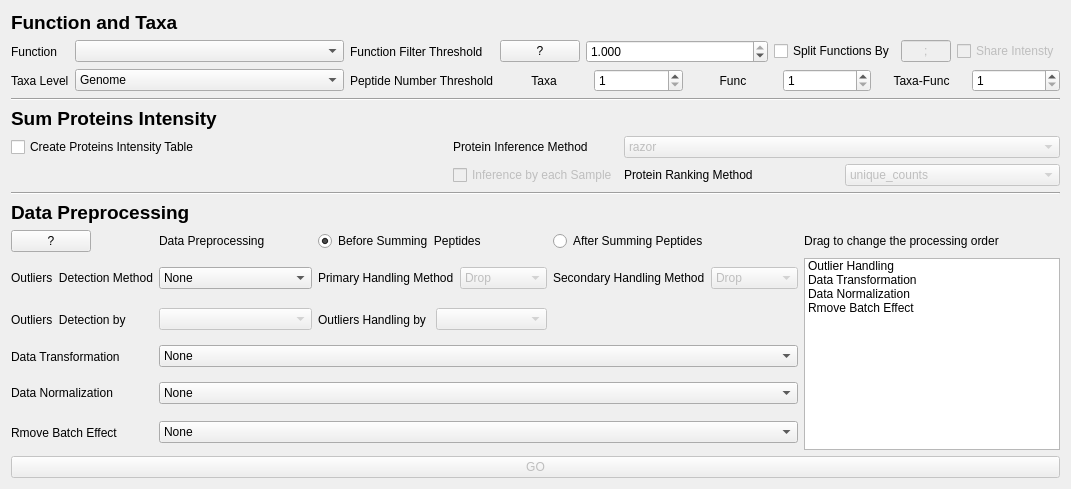
          <widget class="QWidget" name="tab_set_taxa_func">
           <attribute name="title">
            <string>Set TaxaFunc</string>
           </attribute>
           <layout class="QGridLayout" name="gridLayout_25">
            <item row="3" column="0">
             <widget class="QLabel" name="label_134">
              <property name="sizePolicy">
               <sizepolicy hsizetype="Preferred" vsizetype="Maximum">
                <horstretch>0</horstretch>
                <verstretch>0</verstretch>
               </sizepolicy>
              </property>
              <property name="font">
               <font>
                <pointsize>14</pointsize>
                <weight>75</weight>
                <bold>true</bold>
               </font>
              </property>
              <property name="text">
               <string>Sum Proteins Intensity</string>
              </property>
             </widget>
            </item>
            <item row="2" column="0">
             <widget class="Line" name="line_4">
              <property name="orientation">
               <enum>Qt::Horizontal</enum>
              </property>
             </widget>
            </item>
            <item row="5" column="0">
             <widget class="Line" name="line_9">
              <property name="orientation">
               <enum>Qt::Horizontal</enum>
              </property>
             </widget>
            </item>
            <item row="10" column="0">
             <widget class="QPushButton" name="pushButton_set_multi_table">
              <property name="enabled">
               <bool>false</bool>
              </property>
              <property name="sizePolicy">
               <sizepolicy hsizetype="Preferred" vsizetype="Fixed">
                <horstretch>0</horstretch>
                <verstretch>0</verstretch>
               </sizepolicy>
              </property>
              <property name="text">
               <string>GO</string>
              </property>
             </widget>
            </item>
            <item row="0" column="0">
             <widget class="QLabel" name="label_105">
              <property name="sizePolicy">
               <sizepolicy hsizetype="Preferred" vsizetype="Fixed">
                <horstretch>0</horstretch>
                <verstretch>0</verstretch>
               </sizepolicy>
              </property>
              <property name="font">
               <font>
                <pointsize>14</pointsize>
                <weight>75</weight>
                <bold>true</bold>
               </font>
              </property>
              <property name="text">
               <string>Function and Taxa</string>
              </property>
             </widget>
            </item>
            <item row="6" column="0">
             <widget class="QLabel" name="label_39">
              <property name="sizePolicy">
               <sizepolicy hsizetype="Preferred" vsizetype="Fixed">
                <horstretch>0</horstretch>
                <verstretch>0</verstretch>
               </sizepolicy>
              </property>
              <property name="font">
               <font>
                <pointsize>14</pointsize>
                <weight>75</weight>
                <bold>true</bold>
               </font>
              </property>
              <property name="text">
               <string>Data Preprocessing</string>
              </property>
             </widget>
            </item>
            <item row="4" column="0">
             <layout class="QGridLayout" name="gridLayout_37">
              <item row="0" column="2">
               <widget class="QComboBox" name="comboBox_method_of_protein_inference">
                <property name="enabled">
                 <bool>false</bool>
                </property>
                <item>
                 <property name="text">
                  <string>razor</string>
                 </property>
                </item>
                <item>
                 <property name="text">
                  <string>anti-razor</string>
                 </property>
                </item>
                <item>
                 <property name="text">
                  <string>rank</string>
                 </property>
                </item>
               </widget>
              </item>
              <item row="1" column="1">
               <widget class="QCheckBox" name="checkBox_infrence_protein_by_sample">
                <property name="enabled">
                 <bool>false</bool>
                </property>
                <property name="text">
                 <string>Inference by each Sample</string>
                </property>
               </widget>
              </item>
              <item row="1" column="2">
               <layout class="QHBoxLayout" name="horizontalLayout_2">
                <item>
                 <widget class="QLabel" name="label_136">
                  <property name="text">
                   <string>Protein Ranking Method</string>
                  </property>
                 </widget>
                </item>
                <item>
                 <widget class="QComboBox" name="comboBox_protein_ranking_method">
                  <property name="enabled">
                   <bool>false</bool>
                  </property>
                  <item>
                   <property name="text">
                    <string>unique_counts</string>
                   </property>
                  </item>
                  <item>
                   <property name="text">
                    <string>all_counts</string>
                   </property>
                  </item>
                  <item>
                   <property name="text">
                    <string>unique_intensity</string>
                   </property>
                  </item>
                  <item>
                   <property name="text">
                    <string>shared_intensity</string>
                   </property>
                  </item>
                 </widget>
                </item>
               </layout>
              </item>
              <item row="0" column="0">
               <widget class="QCheckBox" name="checkBox_create_protein_table">
                <property name="sizePolicy">
                 <sizepolicy hsizetype="Preferred" vsizetype="Fixed">
                  <horstretch>0</horstretch>
                  <verstretch>0</verstretch>
                 </sizepolicy>
                </property>
                <property name="text">
                 <string>Create Proteins Intensity Table</string>
                </property>
               </widget>
              </item>
              <item row="0" column="1">
               <widget class="QLabel" name="label_135">
                <property name="sizePolicy">
                 <sizepolicy hsizetype="Fixed" vsizetype="Maximum">
                  <horstretch>0</horstretch>
                  <verstretch>0</verstretch>
                 </sizepolicy>
                </property>
                <property name="text">
                 <string>Protein Inference Method</string>
                </property>
               </widget>
              </item>
             </layout>
            </item>
            <item row="9" column="0">
             <layout class="QGridLayout" name="gridLayout_15">
              <item row="6" column="0">
               <widget class="QLabel" name="label_43">
                <property name="sizePolicy">
                 <sizepolicy hsizetype="Preferred" vsizetype="Preferred">
                  <horstretch>0</horstretch>
                  <verstretch>0</verstretch>
                 </sizepolicy>
                </property>
                <property name="text">
                 <string>Rmove Batch Effect</string>
                </property>
                <property name="alignment">
                 <set>Qt::AlignLeading|Qt::AlignLeft|Qt::AlignVCenter</set>
                </property>
               </widget>
              </item>
              <item row="5" column="0">
               <widget class="QLabel" name="label_41">
                <property name="sizePolicy">
                 <sizepolicy hsizetype="Preferred" vsizetype="Fixed">
                  <horstretch>0</horstretch>
                  <verstretch>0</verstretch>
                 </sizepolicy>
                </property>
                <property name="text">
                 <string>Data Normalization</string>
                </property>
               </widget>
              </item>
              <item row="4" column="0">
               <widget class="QLabel" name="label_40">
                <property name="text">
                 <string>Data Transformation</string>
                </property>
               </widget>
              </item>
              <item row="1" column="1">
               <widget class="QLabel" name="label_24">
                <property name="sizePolicy">
                 <sizepolicy hsizetype="Fixed" vsizetype="Preferred">
                  <horstretch>0</horstretch>
                  <verstretch>0</verstretch>
                 </sizepolicy>
                </property>
                <property name="text">
                 <string>Data Preprocessing</string>
                </property>
               </widget>
              </item>
              <item row="2" column="2">
               <layout class="QHBoxLayout" name="horizontalLayout_11">
                <item>
                 <widget class="QLabel" name="label_89">
                  <property name="sizePolicy">
                   <sizepolicy hsizetype="Fixed" vsizetype="Preferred">
                    <horstretch>0</horstretch>
                    <verstretch>0</verstretch>
                   </sizepolicy>
                  </property>
                  <property name="text">
                   <string>Primary Handling Method</string>
                  </property>
                 </widget>
                </item>
                <item>
                 <widget class="QComboBox" name="comboBox_outlier_handling_method1">
                  <property name="enabled">
                   <bool>false</bool>
                  </property>
                  <property name="sizePolicy">
                   <sizepolicy hsizetype="Fixed" vsizetype="Fixed">
                    <horstretch>0</horstretch>
                    <verstretch>0</verstretch>
                   </sizepolicy>
                  </property>
                  <item>
                   <property name="text">
                    <string>Drop</string>
                   </property>
                  </item>
                  <item>
                   <property name="text">
                    <string>Original</string>
                   </property>
                  </item>
                  <item>
                   <property name="text">
                    <string>mean</string>
                   </property>
                  </item>
                  <item>
                   <property name="text">
                    <string>median</string>
                   </property>
                  </item>
                  <item>
                   <property name="text">
                    <string>KNN</string>
                   </property>
                  </item>
                  <item>
                   <property name="text">
                    <string>regression</string>
                   </property>
                  </item>
                  <item>
                   <property name="text">
                    <string>multiple</string>
                   </property>
                  </item>
                 </widget>
                </item>
               </layout>
              </item>
              <item row="2" column="0">
               <widget class="QLabel" name="label_69">
                <property name="text">
                 <string>Outliers  Detection Method</string>
                </property>
               </widget>
              </item>
              <item row="2" column="1">
               <widget class="QComboBox" name="comboBox_outlier_detection">
                <item>
                 <property name="text">
                  <string>None</string>
                 </property>
                </item>
                <item>
                 <property name="text">
                  <string>Missing-Value</string>
                 </property>
                </item>
                <item>
                 <property name="text">
                  <string>IQR</string>
                 </property>
                </item>
                <item>
                 <property name="text">
                  <string>Half-Zero</string>
                 </property>
                </item>
                <item>
                 <property name="text">
                  <string>Zero-Dominant</string>
                 </property>
                </item>
                <item>
                 <property name="text">
                  <string>Z-Score</string>
                 </property>
                </item>
                <item>
                 <property name="text">
                  <string>Mahalanobis-Distance</string>
                 </property>
                </item>
                <item>
                 <property name="text">
                  <string>Zero-Inflated-Poisson</string>
                 </property>
                </item>
                <item>
                 <property name="text">
                  <string>Negative-Binomial</string>
                 </property>
                </item>
               </widget>
              </item>
              <item row="3" column="0">
               <widget class="QLabel" name="label_22">
                <property name="text">
                 <string>Outliers  Detection by</string>
                </property>
               </widget>
              </item>
              <item row="3" column="1">
               <widget class="QComboBox" name="comboBox_outlier_detection_group_or_sample">
                <property name="enabled">
                 <bool>false</bool>
                </property>
               </widget>
              </item>
              <item row="2" column="3">
               <layout class="QHBoxLayout" name="horizontalLayout_8">
                <item>
                 <widget class="QLabel" name="label_90">
                  <property name="sizePolicy">
                   <sizepolicy hsizetype="Fixed" vsizetype="Preferred">
                    <horstretch>0</horstretch>
                    <verstretch>0</verstretch>
                   </sizepolicy>
                  </property>
                  <property name="text">
                   <string>Secondary Handling Method</string>
                  </property>
                 </widget>
                </item>
                <item>
                 <widget class="QComboBox" name="comboBox_outlier_handling_method2">
                  <property name="enabled">
                   <bool>false</bool>
                  </property>
                  <property name="sizePolicy">
                   <sizepolicy hsizetype="Preferred" vsizetype="Fixed">
                    <horstretch>0</horstretch>
                    <verstretch>0</verstretch>
                   </sizepolicy>
                  </property>
                  <item>
                   <property name="text">
                    <string>Drop</string>
                   </property>
                  </item>
                  <item>
                   <property name="text">
                    <string>Original</string>
                   </property>
                  </item>
                  <item>
                   <property name="text">
                    <string>KNN</string>
                   </property>
                  </item>
                  <item>
                   <property name="text">
                    <string>multiple</string>
                   </property>
                  </item>
                  <item>
                   <property name="text">
                    <string>regression</string>
                   </property>
                  </item>
                 </widget>
                </item>
               </layout>
              </item>
              <item row="4" column="1" colspan="3">
               <widget class="QComboBox" name="comboBox_set_data_transformation">
                <property name="layoutDirection">
                 <enum>Qt::LeftToRight</enum>
                </property>
                <item>
                 <property name="text">
                  <string>None</string>
                 </property>
                </item>
                <item>
                 <property name="text">
                  <string>Log 2 transformation</string>
                 </property>
                </item>
                <item>
                 <property name="text">
                  <string>Log 10 transformation</string>
                 </property>
                </item>
                <item>
                 <property name="text">
                  <string>Square root transformation</string>
                 </property>
                </item>
                <item>
                 <property name="text">
                  <string>Cube root transformation</string>
                 </property>
                </item>
               </widget>
              </item>
              <item row="5" column="1" colspan="3">
               <widget class="QComboBox" name="comboBox_set_data_normalization">
                <property name="layoutDirection">
                 <enum>Qt::LeftToRight</enum>
                </property>
                <item>
                 <property name="text">
                  <string>None</string>
                 </property>
                </item>
                <item>
                 <property name="text">
                  <string>Standard Scaling (Z-Score)</string>
                 </property>
                </item>
                <item>
                 <property name="text">
                  <string>Min-Max Scaling</string>
                 </property>
                </item>
                <item>
                 <property name="text">
                  <string>Pareto Scaling</string>
                 </property>
                </item>
                <item>
                 <property name="text">
                  <string>Mean centering</string>
                 </property>
                </item>
                <item>
                 <property name="text">
                  <string>Normalization by sum</string>
                 </property>
                </item>
               </widget>
              </item>
              <item row="6" column="1" colspan="3">
               <widget class="QComboBox" name="comboBox_remove_batch_effect">
                <property name="sizePolicy">
                 <sizepolicy hsizetype="Preferred" vsizetype="Fixed">
                  <horstretch>0</horstretch>
                  <verstretch>0</verstretch>
                 </sizepolicy>
                </property>
                <item>
                 <property name="text">
                  <string>None</string>
                 </property>
                </item>
               </widget>
              </item>
              <item row="2" column="4" rowspan="5">
               <widget class="QListWidget" name="listWidget_data_processing_order">
                <property name="sizePolicy">
                 <sizepolicy hsizetype="Preferred" vsizetype="Fixed">
                  <horstretch>0</horstretch>
                  <verstretch>0</verstretch>
                 </sizepolicy>
                </property>
                <property name="minimumSize">
                 <size>
                  <width>0</width>
                  <height>0</height>
                 </size>
                </property>
                <property name="maximumSize">
                 <size>
                  <width>16777215</width>
                  <height>167796</height>
                 </size>
                </property>
                <property name="dragDropMode">
                 <enum>QAbstractItemView::InternalMove</enum>
                </property>
                <item>
                 <property name="text">
                  <string>Outlier Handling</string>
                 </property>
                </item>
                <item>
                 <property name="text">
                  <string>Data Transformation</string>
                 </property>
                </item>
                <item>
                 <property name="text">
                  <string>Data Normalization</string>
                 </property>
                </item>
                <item>
                 <property name="text">
                  <string>Rmove Batch Effect</string>
                 </property>
                </item>
               </widget>
              </item>
              <item row="1" column="0">
               <widget class="QPushButton" name="pushButton_preprocessing_help">
                <property name="sizePolicy">
                 <sizepolicy hsizetype="Fixed" vsizetype="Fixed">
                  <horstretch>0</horstretch>
                  <verstretch>0</verstretch>
                 </sizepolicy>
                </property>
                <property name="text">
                 <string>?</string>
                </property>
               </widget>
              </item>
              <item row="1" column="2">
               <widget class="QRadioButton" name="radioButton_data_preprocessing_before_sum">
                <property name="text">
                 <string>Before Summing  Peptides</string>
                </property>
                <property name="checked">
                 <bool>true</bool>
                </property>
               </widget>
              </item>
              <item row="1" column="3">
               <widget class="QRadioButton" name="radioButton_data_preprocessing_after_sum">
                <property name="text">
                 <string>After Summing Peptides</string>
                </property>
               </widget>
              </item>
              <item row="1" column="4">
               <widget class="QLabel" name="label_45">
                <property name="sizePolicy">
                 <sizepolicy hsizetype="Fixed" vsizetype="Fixed">
                  <horstretch>0</horstretch>
                  <verstretch>0</verstretch>
                 </sizepolicy>
                </property>
                <property name="layoutDirection">
                 <enum>Qt::LeftToRight</enum>
                </property>
                <property name="text">
                 <string>Drag to change the processing order</string>
                </property>
                <property name="alignment">
                 <set>Qt::AlignCenter</set>
                </property>
               </widget>
              </item>
              <item row="3" column="2">
               <layout class="QHBoxLayout" name="horizontalLayout_27">
                <item>
                 <widget class="QLabel" name="label_102">
                  <property name="text">
                   <string>Outliers Handling by</string>
                  </property>
                 </widget>
                </item>
                <item>
                 <widget class="QComboBox" name="comboBox_outlier_handling_group_or_sample">
                  <property name="enabled">
                   <bool>false</bool>
                  </property>
                 </widget>
                </item>
               </layout>
              </item>
             </layout>
            </item>
            <item row="1" column="0">
             <layout class="QGridLayout" name="gridLayout_17">
              <item row="1" column="2">
               <widget class="QLabel" name="label_128">
                <property name="text">
                 <string>Peptide Number Threshold</string>
                </property>
               </widget>
              </item>
              <item row="1" column="0">
               <widget class="QLabel" name="label_28">
                <property name="text">
                 <string>Taxa Level</string>
                </property>
               </widget>
              </item>
              <item row="0" column="0">
               <widget class="QLabel" name="label_27">
                <property name="sizePolicy">
                 <sizepolicy hsizetype="Fixed" vsizetype="Preferred">
                  <horstretch>0</horstretch>
                  <verstretch>0</verstretch>
                 </sizepolicy>
                </property>
                <property name="text">
                 <string>Function</string>
                </property>
               </widget>
              </item>
              <item row="0" column="3">
               <layout class="QHBoxLayout" name="horizontalLayout_95">
                <item>
                 <widget class="QPushButton" name="pushButton_func_threshold_help">
                  <property name="sizePolicy">
                   <sizepolicy hsizetype="Fixed" vsizetype="Fixed">
                    <horstretch>0</horstretch>
                    <verstretch>0</verstretch>
                   </sizepolicy>
                  </property>
                  <property name="text">
                   <string>?</string>
                  </property>
                 </widget>
                </item>
                <item>
                 <widget class="QDoubleSpinBox" name="doubleSpinBox_func_threshold">
                  <property name="sizePolicy">
                   <sizepolicy hsizetype="Preferred" vsizetype="Fixed">
                    <horstretch>0</horstretch>
                    <verstretch>0</verstretch>
                   </sizepolicy>
                  </property>
                  <property name="decimals">
                   <number>3</number>
                  </property>
                  <property name="maximum">
                   <double>1.000000000000000</double>
                  </property>
                  <property name="singleStep">
                   <double>0.050000000000000</double>
                  </property>
                  <property name="value">
                   <double>1.000000000000000</double>
                  </property>
                 </widget>
                </item>
               </layout>
              </item>
              <item row="1" column="1">
               <widget class="QComboBox" name="comboBox_taxa_level_to_stast">
                <property name="layoutDirection">
                 <enum>Qt::LeftToRight</enum>
                </property>
                <property name="currentText">
                 <string>Genome</string>
                </property>
                <item>
                 <property name="text">
                  <string>Genome</string>
                 </property>
                </item>
                <item>
                 <property name="text">
                  <string>Species</string>
                 </property>
                </item>
                <item>
                 <property name="text">
                  <string>Genus</string>
                 </property>
                </item>
                <item>
                 <property name="text">
                  <string>Family</string>
                 </property>
                </item>
                <item>
                 <property name="text">
                  <string>Order</string>
                 </property>
                </item>
                <item>
                 <property name="text">
                  <string>Class</string>
                 </property>
                </item>
                <item>
                 <property name="text">
                  <string>Phylum</string>
                 </property>
                </item>
                <item>
                 <property name="text">
                  <string>Domain</string>
                 </property>
                </item>
                <item>
                 <property name="text">
                  <string>Life</string>
                 </property>
                </item>
               </widget>
              </item>
              <item row="0" column="1">
               <widget class="QComboBox" name="comboBox_function_to_stast">
                <property name="sizePolicy">
                 <sizepolicy hsizetype="Preferred" vsizetype="Fixed">
                  <horstretch>0</horstretch>
                  <verstretch>0</verstretch>
                 </sizepolicy>
                </property>
                <property name="layoutDirection">
                 <enum>Qt::LeftToRight</enum>
                </property>
               </widget>
              </item>
              <item row="0" column="2">
               <widget class="QLabel" name="label_44">
                <property name="sizePolicy">
                 <sizepolicy hsizetype="Fixed" vsizetype="Preferred">
                  <horstretch>0</horstretch>
                  <verstretch>0</verstretch>
                 </sizepolicy>
                </property>
                <property name="text">
                 <string>Function Filter Threshold</string>
                </property>
               </widget>
              </item>
              <item row="1" column="3" colspan="2">
               <layout class="QHBoxLayout" name="horizontalLayout">
                <item>
                 <widget class="QLabel" name="label_127">
                  <property name="text">
                   <string>Taxa</string>
                  </property>
                  <property name="alignment">
                   <set>Qt::AlignCenter</set>
                  </property>
                 </widget>
                </item>
                <item>
                 <widget class="QSpinBox" name="spinBox_peptide_num_threshold_taxa">
                  <property name="minimum">
                   <number>1</number>
                  </property>
                  <property name="maximum">
                   <number>999</number>
                  </property>
                 </widget>
                </item>
                <item>
                 <widget class="QLabel" name="label_126">
                  <property name="text">
                   <string>Func</string>
                  </property>
                  <property name="alignment">
                   <set>Qt::AlignCenter</set>
                  </property>
                 </widget>
                </item>
                <item>
                 <widget class="QSpinBox" name="spinBox_peptide_num_threshold_func">
                  <property name="minimum">
                   <number>1</number>
                  </property>
                  <property name="maximum">
                   <number>999</number>
                  </property>
                 </widget>
                </item>
                <item>
                 <widget class="QLabel" name="label_123">
                  <property name="text">
                   <string>Taxa-Func</string>
                  </property>
                  <property name="alignment">
                   <set>Qt::AlignCenter</set>
                  </property>
                 </widget>
                </item>
                <item>
                 <widget class="QSpinBox" name="spinBox_peptide_num_threshold_taxa_func">
                  <property name="minimum">
                   <number>1</number>
                  </property>
                  <property name="maximum">
                   <number>999</number>
                  </property>
                 </widget>
                </item>
               </layout>
              </item>
              <item row="0" column="4">
               <layout class="QHBoxLayout" name="horizontalLayout_96">
                <item>
                 <widget class="QCheckBox" name="checkBox_set_taxa_func_split_func">
                  <property name="toolTip">
                   <string>Split items that contain multiple functions</string>
                  </property>
                  <property name="text">
                   <string>Split Functions By</string>
                  </property>
                 </widget>
                </item>
                <item>
                 <widget class="QLineEdit" name="lineEdit_set_taxa_func_split_func_sep">
                  <property name="enabled">
                   <bool>false</bool>
                  </property>
                  <property name="sizePolicy">
                   <sizepolicy hsizetype="Minimum" vsizetype="Fixed">
                    <horstretch>0</horstretch>
                    <verstretch>0</verstretch>
                   </sizepolicy>
                  </property>
                  <property name="maximumSize">
                   <size>
                    <width>50</width>
                    <height>16777215</height>
                   </size>
                  </property>
                  <property name="toolTip">
                   <string>Separator between multiple functions</string>
                  </property>
                  <property name="text">
                   <string>;</string>
                  </property>
                  <property name="alignment">
                   <set>Qt::AlignCenter</set>
                  </property>
                 </widget>
                </item>
                <item>
                 <widget class="QCheckBox" name="checkBox_set_taxa_func_split_func_share_intensity">
                  <property name="enabled">
                   <bool>false</bool>
                  </property>
                  <property name="toolTip">
                   <string>YES: Each function shares the average Intensity after splitting. NO: Every function gives the original Intensity value after splitting.</string>
                  </property>
                  <property name="text">
                   <string>Share Intensty</string>
                  </property>
                 </widget>
                </item>
               </layout>
              </item>
             </layout>
            </item>
           </layout>
          </widget>
